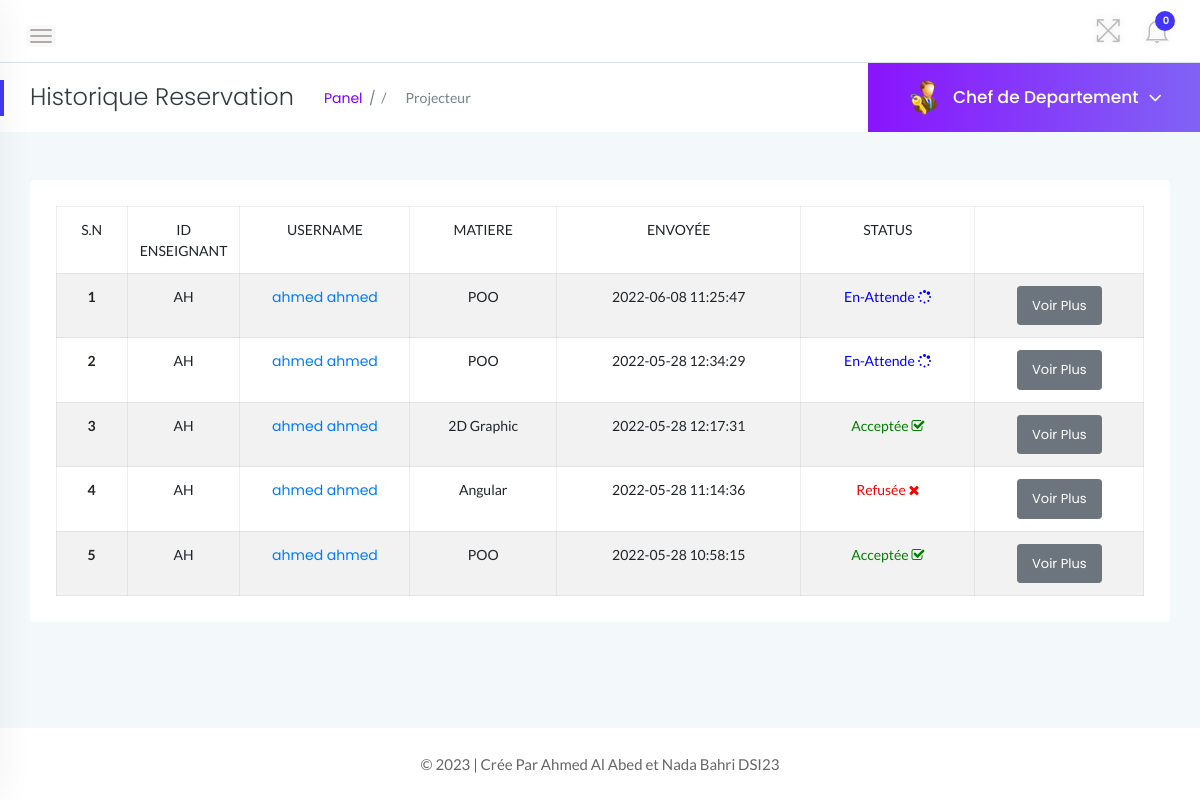
The app's page /admin/reservationp-history.php (signed in) with its own data.
### tables this page shows
CREATE TABLE IF NOT EXISTS `reservationprojecteur` (
  `id` int(11) NOT NULL AUTO_INCREMENT,
  `NomMatiere` varchar(200) DEFAULT NULL,
  `ToDate` varchar(120) NOT NULL,
  `FromDate` varchar(120) NOT NULL,
  `PostingDate` timestamp NOT NULL DEFAULT CURRENT_TIMESTAMP,
  `AdminRemarkDate` varchar(120) DEFAULT NULL,
  `Status` int(1) NOT NULL,
  `IsRead` int(1) NOT NULL,
  `empid` int(11) DEFAULT NULL,
  `NomClasse` varchar(200) DEFAULT NULL,
  PRIMARY KEY (`id`),
  KEY `UserEmail` (`empid`)
);

CREATE TABLE IF NOT EXISTS `tblemployees` (
  `id` int(11) NOT NULL AUTO_INCREMENT,
  `EmpId` varchar(100) NOT NULL,
  `FirstName` varchar(150) NOT NULL,
  `LastName` varchar(150) NOT NULL,
  `EmailId` varchar(200) NOT NULL,
  `Password` varchar(180) NOT NULL,
  `Gender` varchar(100) NOT NULL,
  `Dob` varchar(100) NOT NULL,
  `Department` varchar(255) NOT NULL,
  `Address` varchar(255) NOT NULL,
  `City` varchar(200) NOT NULL,
  `Country` varchar(150) NOT NULL,
  `Phonenumber` char(11) NOT NULL,
  `Status` int(1) NOT NULL,
  `RegDate` timestamp NOT NULL DEFAULT CURRENT_TIMESTAMP,
  PRIMARY KEY (`id`)
);

### admin/reservationp-history.php (the view, shortened to what this page needs)
<?php
    if(strlen($_SESSION['alogin'])==0){
        header('location:index.php');
    } else {
 ?>
<!doctype html>
<html class="no-js" lang="en">
<head>
    <link rel="stylesheet" href="../assets/css/bootstrap.min.css">
    <link rel="stylesheet" href="../assets/css/font-awesome.min.css">
    <link rel="stylesheet" href="../assets/css/themify-icons.css">
    <link rel="stylesheet" href="../assets/css/metisMenu.css">
    <link rel="stylesheet" href="../assets/css/owl.carousel.min.css">
    <link rel="stylesheet" href="../assets/css/slicknav.min.css">
    <link rel="stylesheet" href="https://www.amcharts.com/lib/3/plugins/export/export.css" type="text/css" media="all" />
    <link rel="stylesheet" type="text/css" href="https://cdn.datatables.net/1.10.19/css/jquery.dataTables.css">
    <link rel="stylesheet" type="text/css" href="https://cdn.datatables.net/1.10.18/css/dataTables.bootstrap4.min.css">
    <link rel="stylesheet" type="text/css" href="https://cdn.datatables.net/responsive/2.2.3/css/responsive.bootstrap.min.css">
    <link rel="stylesheet" type="text/css" href="https://cdn.datatables.net/responsive/2.2.3/css/responsive.jqueryui.min.css">
    <link rel="stylesheet" href="../assets/css/typography.css">
    <link rel="stylesheet" href="../assets/css/default-css.css">
    <link rel="stylesheet" href="../assets/css/styles.css">
    <link rel="stylesheet" href="../assets/css/responsive.css">
</head>
<body>
    <div class="page-container">
        <div class="main-content">
            <div class="header-area">
                <div class="row align-items-center">
                    <div class="col-md-6 col-sm-8 clearfix">
                        <div class="nav-btn pull-left">
                            <span></span>
                            <span></span>
                            <span></span>
                        </div>
                    </div>
                    <div class="col-md-6 col-sm-4 clearfix">
                        <ul class="notification-area pull-right">
                            <li id="full-view"><i class="ti-fullscreen"></i></li>
                            <?php include '../includes/admin-notification.php'?>
                        </ul>
                    </div>
                </div>
            </div>
            <div class="page-title-area">
                <div class="row align-items-center">
                    <div class="col-sm-6">
                        <div class="breadcrumbs-area clearfix">
                            <h4 class="page-title pull-left">Historique Reservation</h4>
                            <ul class="breadcrumbs pull-left">
                                <li><a href="dashboard.php">Panel</a></li>
                                <li><span>/ &nbsp; &nbsp; &nbsp; Projecteur</span></li>
                            </ul>
                        </div>
                    </div>
                    <div class="col-sm-6 clearfix">
                        <div class="user-profile pull-right">
                            <img class="avatar user-thumb" src="../assets/images/admin.png" alt="avatar">
                            <h4 class="user-name dropdown-toggle" data-toggle="dropdown">Chef de Departement<i class="fa fa-angle-down"></i></h4>
                        </div>
                    </div>
                </div>
            </div>
            <div class="main-content-inner">
                <div class="row">
                                <div class="col-12 mt-5">
                                    <div class="card">
                                        <div class="card-body">
                                        <div class="single-table">
                                            <div class="table-responsive">
                                                <table class="table table-hover table-striped table-bordered progress-table text-center">
                                                <thead class="text-uppercase">
                                                <tr>
                                                        <td>S.N</td>
                                                        <td width="90">Id Enseignant</td>
                                                        <td width="170">UserName</td>
                                                        <td>Matiere</td>
                                                        <td>ENVOYÉE	</td>
                                                        <td>Status</td>
                                                        <td></td>
                                                    </tr>
                                                </thead>
                                                <tbody>
                                                <?php
                                                    $sql = "SELECT reservationprojecteur.id as lid,tblemployees.FirstName,tblemployees.LastName,tblemployees.EmpId,tblemployees.id,reservationprojecteur.NomMatiere,reservationprojecteur.PostingDate,reservationprojecteur.Status from reservationprojecteur join tblemployees on reservationprojecteur.empid=tblemployees.id order by lid desc";
                                                    $query = $dbh -> prepare($sql);
                                                    $query->execute();
                                                    $results=$query->fetchAll(PDO::FETCH_OBJ);
                                                    $cnt=1;
                                                    if($query->rowCount() > 0){
                                                    foreach($results as $result)
                                                    {
                                                ?>
                                        <tr>
                                            <td> <b><?php echo htmlentities($cnt);?></b></td>
                                            <td><?php echo htmlentities($result->EmpId);?></td>
                                            <td><a href="update-employee.php?empid=<?php echo htmlentities($result->id);?>" target="_blank"><?php echo htmlentities($result->FirstName." ".$result->LastName);?></a></td>
                                            <td><?php echo htmlentities($result->NomMatiere);?></td>
                                            <td><?php echo htmlentities($result->PostingDate);?></td>
                                            <td><?php $stats=$result->Status;
                                            if($stats==1){
                                             ?>
                                                 <span style="color: green">Acceptée <i class="fa fa-check-square-o"></i></span>
                                                 <?php } if($stats==2)  { ?>
                                                <span style="color: red">Refusée <i class="fa fa-times"></i></span>
                                                 <?php } if($stats==0)  { ?>
                                            <span style="color: blue">En-Attende <i class="fa fa-spinner"></i></span>
                                            <?php } ?>
                                             </td>
                                            <td><a href="reservationp-details.php?leaveid=<?php echo htmlentities($result->lid);?>" class="btn btn-secondary btn-sm">Voir Plus</a></td>
                                            </tr>
                                                <?php $cnt++;} }?>
                                            </tbody>
                                                </table>
                                            </div>
                                        </div>
                                        </div>
                                    </div>
                                </div>
                </div>
                </div>
            </div>
            <?php include '../includes/footer.php' ?>
        </div>
</body>
</html>
<?php } ?>

### assets/css/styles.css (style rules this page uses)
.page-container { width: 100%; height: 100%; min-height: 100vh; padding-left: 280px; -webkit-transition: padding-left 0.3s ease 0s; transition: padding-left 0.3s ease 0s; }
.sbar_collapsed.page-container { padding-left: 0; }
.card { border: none; border-radius: 4px; background-color: #fff; -webkit-transition: all 0.3s ease 0s; transition: all 0.3s ease 0s; }
.card-body { padding: 25.6px; padding: 1.6rem; }
.main-content { width: 100%; background: #f3f8fb; }
.main-content-inner { padding: 0 30px 50px; }
.header-area { padding: 15px 30px; background: #fff; border-bottom: 1px solid #d8e3e7; }
.nav-btn { margin: 10px 30px 0 0; cursor: pointer; }
.nav-btn span { display: block; width: 22px; height: 2px; background: #b3aaaa; margin: 4px 0; border-radius: 15px; -webkit-transition: all 0.3s ease 0s; transition: all 0.3s ease 0s; box-shadow: 0 0 0 4px rgba(99, 96, 96, 0.03); }
.nav-btn span:nth-child(2) { opacity: 0; }
.nav-btn span:first-child { -webkit-transform: rotate(45deg) translate(5px, 5px); transform: rotate(45deg) translate(5px, 5px); }
.nav-btn span:last-child { -webkit-transform: rotate(-45deg) translate(3px, -3px); transform: rotate(-45deg) translate(3px, -3px); }
.sbar_collapsed .nav-btn span { transform: none; opacity: 1; }
.notification-area { -webkit-user-select: none; -moz-user-select: none; -ms-user-select: none; user-select: none; position: relative; z-index: 1; }
.notification-area li { display: inline-block; margin-left: 20px; cursor: pointer; -webkit-user-select: none; -moz-user-select: none; -ms-user-select: none; user-select: none; }
.notification-area li > i { font-size: 26px; color: #bdbcbc; vertical-align: middle; text-shadow: 0 0 8px rgba(0, 0, 0, 0.12); -webkit-transition: color 0.3s ease 0s; transition: color 0.3s ease 0s; }
.notification-area li#full-view { display: inline-block; }
.page-title-area { padding: 0 30px; background: #fff; position: relative; }
.page-title-area:before { content: ""; position: absolute; left: 0; top: 50%; width: 4px; height: 36px; background: var(--primary-color); -webkit-transform: translateY(-50%); transform: translateY(-50%); }
.page-title { font-size: 24px; font-weight: 300; color: #313b3d; letter-spacing: 0; margin-right: 30px; }
ul.breadcrumbs { margin-top: 4px; }
.breadcrumbs li { display: inline-block; }
.breadcrumbs li a, .breadcrumbs li span { display: block; font-size: 14px; font-weight: 400; color: #7801ff; letter-spacing: 0; margin-right: 16px; position: relative; }
.breadcrumbs li a:before { content: "/"; color: #768387; position: absolute; right: -13px; top: 0; }
.breadcrumbs li span { margin-right: 0; color: #768387; text-transform: capitalize; }
.user-profile { margin-right: -30px; display: -webkit-box; display: -ms-flexbox; display: flex; -webkit-box-align: center; -ms-flex-align: center; align-items: center; -ms-flex-wrap: wrap; flex-wrap: wrap; background: -webkit-linear-gradient(left, #8914fe 0%, #8063f5 100%); background: linear-gradient(to right, #8914fe 0%, #8063f5 100%); padding: 17px 38px; position: relative; }
.user-profile img.avatar { height: 35px; width: 35px; border-radius: 50%; margin-right: 12px; }
.user-name { font-size: 17px; font-weight: 500; color: #fff; letter-spacing: 0; cursor: pointer; -webkit-user-select: none; -moz-user-select: none; -ms-user-select: none; user-select: none; }
.user-name i { margin-left: 10px; font-size: 21px; vertical-align: middle; position: relative; }
.notification-area .dropdown-toggle, .user-name.dropdown-toggle { position: relative; }
.notification-area .dropdown-toggle:after, .user-name.dropdown-toggle:after { display: none; }
.btn { padding: 11px 17px; font-size: 13px; letter-spacing: 0; }
.btn-sm { padding: 9px 14px; }
.single-table .table { margin-bottom: 0; }
table tr th, table tr td { border-top: 1px solid rgba(120, 130, 140, 0.13) !important; }
.table-bordered td, .table-bordered th { border: 1px solid rgba(120, 130, 140, 0.13) !important; }

### records on screen
reservationprojecteur: tblemployees.EmpId "AH", tblemployees.FirstName+LastName "ahmed ahmed", NomMatiere "POO", PostingDate "2022-06-08 11:25:47", Status "En-Attende"
reservationprojecteur: tblemployees.EmpId "AH", tblemployees.FirstName+LastName "ahmed ahmed", NomMatiere "POO", PostingDate "2022-05-28 12:34:29", Status "En-Attende"
reservationprojecteur: tblemployees.EmpId "AH", tblemployees.FirstName+LastName "ahmed ahmed", NomMatiere "2D Graphic", PostingDate "2022-05-28 12:17:31", Status "Acceptée"
reservationprojecteur: tblemployees.EmpId "AH", tblemployees.FirstName+LastName "ahmed ahmed", NomMatiere "Angular", PostingDate "2022-05-28 11:14:36", Status "Refusée"
reservationprojecteur: tblemployees.EmpId "AH", tblemployees.FirstName+LastName "ahmed ahmed", NomMatiere "POO", PostingDate "2022-05-28 10:58:15", Status "Acceptée"

### other values on screen
$unreadcount "0"
